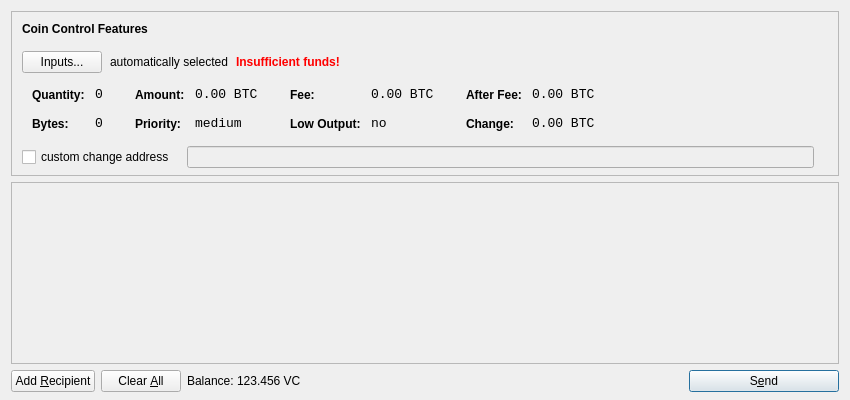
<?xml version="1.0" encoding="UTF-8"?>
<ui version="4.0">
 <class>SendCoinsDialog</class>
 <widget class="QDialog" name="SendCoinsDialog">
  <property name="geometry">
   <rect>
    <x>0</x>
    <y>0</y>
    <width>850</width>
    <height>400</height>
   </rect>
  </property>
  <property name="windowTitle">
   <string>Send Coins</string>
  </property>
  <layout class="QVBoxLayout" name="verticalLayout" stretch="0,1,0">
   <property name="bottomMargin">
    <number>8</number>
   </property>
   <item>
    <widget class="QFrame" name="frameCoinControl">
     <property name="sizePolicy">
      <sizepolicy hsizetype="Expanding" vsizetype="Expanding">
       <horstretch>0</horstretch>
       <verstretch>0</verstretch>
      </sizepolicy>
     </property>
     <property name="maximumSize">
      <size>
       <width>16777215</width>
       <height>16777215</height>
      </size>
     </property>
     <property name="frameShape">
      <enum>QFrame::StyledPanel</enum>
     </property>
     <property name="frameShadow">
      <enum>QFrame::Sunken</enum>
     </property>
     <layout class="QVBoxLayout" name="verticalLayoutCoinControl2">
      <property name="spacing">
       <number>-1</number>
      </property>
      <property name="leftMargin">
       <number>0</number>
      </property>
      <property name="topMargin">
       <number>0</number>
      </property>
      <property name="rightMargin">
       <number>0</number>
      </property>
      <property name="bottomMargin">
       <number>6</number>
      </property>
      <item>
       <layout class="QVBoxLayout" name="verticalLayoutCoinControl" stretch="0,0,0,0,1">
        <property name="spacing">
         <number>0</number>
        </property>
        <property name="leftMargin">
         <number>10</number>
        </property>
        <property name="topMargin">
         <number>10</number>
        </property>
        <item>
         <layout class="QHBoxLayout" name="horizontalLayoutCoinControl1">
          <property name="bottomMargin">
           <number>15</number>
          </property>
          <item>
           <widget class="QLabel" name="labelCoinControlFeatures">
            <property name="sizePolicy">
             <sizepolicy hsizetype="Preferred" vsizetype="Maximum">
              <horstretch>0</horstretch>
              <verstretch>0</verstretch>
             </sizepolicy>
            </property>
            <property name="font">
             <font>
              <weight>75</weight>
              <bold>true</bold>
             </font>
            </property>
            <property name="styleSheet">
             <string notr="true">font-weight:bold;</string>
            </property>
            <property name="text">
             <string>Coin Control Features</string>
            </property>
           </widget>
          </item>
         </layout>
        </item>
        <item>
         <layout class="QHBoxLayout" name="horizontalLayoutCoinControl2" stretch="0,0,0,0">
          <property name="spacing">
           <number>8</number>
          </property>
          <property name="bottomMargin">
           <number>10</number>
          </property>
          <item>
           <widget class="QPushButton" name="pushButtonCoinControl">
            <property name="styleSheet">
             <string notr="true"/>
            </property>
            <property name="text">
             <string>Inputs...</string>
            </property>
           </widget>
          </item>
          <item>
           <widget class="QLabel" name="labelCoinControlAutomaticallySelected">
            <property name="text">
             <string>automatically selected</string>
            </property>
            <property name="margin">
             <number>5</number>
            </property>
           </widget>
          </item>
          <item>
           <widget class="QLabel" name="labelCoinControlInsuffFunds">
            <property name="font">
             <font>
              <weight>75</weight>
              <bold>true</bold>
             </font>
            </property>
            <property name="styleSheet">
             <string notr="true">color:red;font-weight:bold;</string>
            </property>
            <property name="text">
             <string>Insufficient funds!</string>
            </property>
            <property name="margin">
             <number>5</number>
            </property>
           </widget>
          </item>
          <item>
           <spacer name="horizontalSpacerCoinControl">
            <property name="orientation">
             <enum>Qt::Horizontal</enum>
            </property>
            <property name="sizeHint" stdset="0">
             <size>
              <width>40</width>
              <height>1</height>
             </size>
            </property>
           </spacer>
          </item>
         </layout>
        </item>
        <item>
         <widget class="QWidget" name="widgetCoinControl" native="true">
          <property name="sizePolicy">
           <sizepolicy hsizetype="Preferred" vsizetype="Preferred">
            <horstretch>0</horstretch>
            <verstretch>0</verstretch>
           </sizepolicy>
          </property>
          <property name="minimumSize">
           <size>
            <width>0</width>
            <height>0</height>
           </size>
          </property>
          <property name="styleSheet">
           <string notr="true"/>
          </property>
          <layout class="QHBoxLayout" name="horizontalLayoutCoinControl5">
           <property name="margin">
            <number>0</number>
           </property>
           <item>
            <layout class="QHBoxLayout" name="horizontalLayoutCoinControl3" stretch="0,0,0,1">
             <property name="spacing">
              <number>20</number>
             </property>
             <property name="topMargin">
              <number>0</number>
             </property>
             <property name="bottomMargin">
              <number>10</number>
             </property>
             <item>
              <layout class="QFormLayout" name="formLayoutCoinControl1">
               <property name="horizontalSpacing">
                <number>10</number>
               </property>
               <property name="verticalSpacing">
                <number>14</number>
               </property>
               <property name="leftMargin">
                <number>10</number>
               </property>
               <property name="topMargin">
                <number>4</number>
               </property>
               <property name="rightMargin">
                <number>6</number>
               </property>
               <item row="0" column="0">
                <widget class="QLabel" name="labelCoinControlQuantityText">
                 <property name="styleSheet">
                  <string notr="true">font-weight:bold;</string>
                 </property>
                 <property name="text">
                  <string>Quantity:</string>
                 </property>
                 <property name="margin">
                  <number>0</number>
                 </property>
                </widget>
               </item>
               <item row="0" column="1">
                <widget class="QLabel" name="labelCoinControlQuantity">
                 <property name="font">
                  <font>
                   <family>Monospace</family>
                   <pointsize>10</pointsize>
                  </font>
                 </property>
                 <property name="cursor">
                  <cursorShape>IBeamCursor</cursorShape>
                 </property>
                 <property name="contextMenuPolicy">
                  <enum>Qt::ActionsContextMenu</enum>
                 </property>
                 <property name="text">
                  <string notr="true">0</string>
                 </property>
                 <property name="margin">
                  <number>0</number>
                 </property>
                 <property name="textInteractionFlags">
                  <set>Qt::LinksAccessibleByMouse|Qt::TextSelectableByKeyboard|Qt::TextSelectableByMouse</set>
                 </property>
                </widget>
               </item>
               <item row="1" column="0">
                <widget class="QLabel" name="labelCoinControlBytesText">
                 <property name="styleSheet">
                  <string notr="true">font-weight:bold;</string>
                 </property>
                 <property name="text">
                  <string>Bytes:</string>
                 </property>
                </widget>
               </item>
               <item row="1" column="1">
                <widget class="QLabel" name="labelCoinControlBytes">
                 <property name="font">
                  <font>
                   <family>Monospace</family>
                   <pointsize>10</pointsize>
                  </font>
                 </property>
                 <property name="cursor">
                  <cursorShape>IBeamCursor</cursorShape>
                 </property>
                 <property name="contextMenuPolicy">
                  <enum>Qt::ActionsContextMenu</enum>
                 </property>
                 <property name="text">
                  <string notr="true">0</string>
                 </property>
                 <property name="textInteractionFlags">
                  <set>Qt::LinksAccessibleByMouse|Qt::TextSelectableByKeyboard|Qt::TextSelectableByMouse</set>
                 </property>
                </widget>
               </item>
              </layout>
             </item>
             <item>
              <layout class="QFormLayout" name="formLayoutCoinControl2">
               <property name="horizontalSpacing">
                <number>10</number>
               </property>
               <property name="verticalSpacing">
                <number>14</number>
               </property>
               <property name="leftMargin">
                <number>6</number>
               </property>
               <property name="topMargin">
                <number>4</number>
               </property>
               <property name="rightMargin">
                <number>6</number>
               </property>
               <item row="0" column="0">
                <widget class="QLabel" name="labelCoinControlAmountText">
                 <property name="styleSheet">
                  <string notr="true">font-weight:bold;</string>
                 </property>
                 <property name="text">
                  <string>Amount:</string>
                 </property>
                 <property name="margin">
                  <number>0</number>
                 </property>
                </widget>
               </item>
               <item row="0" column="1">
                <widget class="QLabel" name="labelCoinControlAmount">
                 <property name="font">
                  <font>
                   <family>Monospace</family>
                   <pointsize>10</pointsize>
                  </font>
                 </property>
                 <property name="cursor">
                  <cursorShape>IBeamCursor</cursorShape>
                 </property>
                 <property name="contextMenuPolicy">
                  <enum>Qt::ActionsContextMenu</enum>
                 </property>
                 <property name="text">
                  <string notr="true">0.00 BTC</string>
                 </property>
                 <property name="textInteractionFlags">
                  <set>Qt::LinksAccessibleByMouse|Qt::TextSelectableByKeyboard|Qt::TextSelectableByMouse</set>
                 </property>
                </widget>
               </item>
               <item row="1" column="0">
                <widget class="QLabel" name="labelCoinControlPriorityText">
                 <property name="styleSheet">
                  <string notr="true">font-weight:bold;</string>
                 </property>
                 <property name="text">
                  <string>Priority:</string>
                 </property>
                </widget>
               </item>
               <item row="1" column="1">
                <widget class="QLabel" name="labelCoinControlPriority">
                 <property name="font">
                  <font>
                   <family>Monospace</family>
                   <pointsize>10</pointsize>
                  </font>
                 </property>
                 <property name="cursor">
                  <cursorShape>IBeamCursor</cursorShape>
                 </property>
                 <property name="contextMenuPolicy">
                  <enum>Qt::ActionsContextMenu</enum>
                 </property>
                 <property name="text">
                  <string>medium</string>
                 </property>
                 <property name="textInteractionFlags">
                  <set>Qt::LinksAccessibleByMouse|Qt::TextSelectableByKeyboard|Qt::TextSelectableByMouse</set>
                 </property>
                </widget>
               </item>
              </layout>
             </item>
             <item>
              <layout class="QFormLayout" name="formLayoutCoinControl3">
               <property name="horizontalSpacing">
                <number>10</number>
               </property>
               <property name="verticalSpacing">
                <number>14</number>
               </property>
               <property name="leftMargin">
                <number>6</number>
               </property>
               <property name="topMargin">
                <number>4</number>
               </property>
               <property name="rightMargin">
                <number>6</number>
               </property>
               <item row="0" column="0">
                <widget class="QLabel" name="labelCoinControlFeeText">
                 <property name="styleSheet">
                  <string notr="true">font-weight:bold;</string>
                 </property>
                 <property name="text">
                  <string>Fee:</string>
                 </property>
                 <property name="margin">
                  <number>0</number>
                 </property>
                </widget>
               </item>
               <item row="0" column="1">
                <widget class="QLabel" name="labelCoinControlFee">
                 <property name="font">
                  <font>
                   <family>Monospace</family>
                   <pointsize>10</pointsize>
                  </font>
                 </property>
                 <property name="cursor">
                  <cursorShape>IBeamCursor</cursorShape>
                 </property>
                 <property name="contextMenuPolicy">
                  <enum>Qt::ActionsContextMenu</enum>
                 </property>
                 <property name="text">
                  <string notr="true">0.00 BTC</string>
                 </property>
                 <property name="textInteractionFlags">
                  <set>Qt::LinksAccessibleByMouse|Qt::TextSelectableByKeyboard|Qt::TextSelectableByMouse</set>
                 </property>
                </widget>
               </item>
               <item row="1" column="0">
                <widget class="QLabel" name="labelCoinControlLowOutputText">
                 <property name="styleSheet">
                  <string notr="true">font-weight:bold;</string>
                 </property>
                 <property name="text">
                  <string>Low Output:</string>
                 </property>
                </widget>
               </item>
               <item row="1" column="1">
                <widget class="QLabel" name="labelCoinControlLowOutput">
                 <property name="font">
                  <font>
                   <family>Monospace</family>
                   <pointsize>10</pointsize>
                  </font>
                 </property>
                 <property name="cursor">
                  <cursorShape>IBeamCursor</cursorShape>
                 </property>
                 <property name="contextMenuPolicy">
                  <enum>Qt::ActionsContextMenu</enum>
                 </property>
                 <property name="text">
                  <string>no</string>
                 </property>
                 <property name="textInteractionFlags">
                  <set>Qt::LinksAccessibleByMouse|Qt::TextSelectableByKeyboard|Qt::TextSelectableByMouse</set>
                 </property>
                </widget>
               </item>
              </layout>
             </item>
             <item>
              <layout class="QFormLayout" name="formLayoutCoinControl4">
               <property name="horizontalSpacing">
                <number>10</number>
               </property>
               <property name="verticalSpacing">
                <number>14</number>
               </property>
               <property name="leftMargin">
                <number>6</number>
               </property>
               <property name="topMargin">
                <number>4</number>
               </property>
               <property name="rightMargin">
                <number>6</number>
               </property>
               <item row="0" column="0">
                <widget class="QLabel" name="labelCoinControlAfterFeeText">
                 <property name="styleSheet">
                  <string notr="true">font-weight:bold;</string>
                 </property>
                 <property name="text">
                  <string>After Fee:</string>
                 </property>
                 <property name="margin">
                  <number>0</number>
                 </property>
                </widget>
               </item>
               <item row="0" column="1">
                <widget class="QLabel" name="labelCoinControlAfterFee">
                 <property name="font">
                  <font>
                   <family>Monospace</family>
                   <pointsize>10</pointsize>
                  </font>
                 </property>
                 <property name="cursor">
                  <cursorShape>IBeamCursor</cursorShape>
                 </property>
                 <property name="contextMenuPolicy">
                  <enum>Qt::ActionsContextMenu</enum>
                 </property>
                 <property name="text">
                  <string notr="true">0.00 BTC</string>
                 </property>
                 <property name="textInteractionFlags">
                  <set>Qt::LinksAccessibleByMouse|Qt::TextSelectableByKeyboard|Qt::TextSelectableByMouse</set>
                 </property>
                </widget>
               </item>
               <item row="1" column="0">
                <widget class="QLabel" name="labelCoinControlChangeText">
                 <property name="styleSheet">
                  <string notr="true">font-weight:bold;</string>
                 </property>
                 <property name="text">
                  <string>Change:</string>
                 </property>
                </widget>
               </item>
               <item row="1" column="1">
                <widget class="QLabel" name="labelCoinControlChange">
                 <property name="font">
                  <font>
                   <family>Monospace</family>
                   <pointsize>10</pointsize>
                  </font>
                 </property>
                 <property name="cursor">
                  <cursorShape>IBeamCursor</cursorShape>
                 </property>
                 <property name="contextMenuPolicy">
                  <enum>Qt::ActionsContextMenu</enum>
                 </property>
                 <property name="text">
                  <string notr="true">0.00 BTC</string>
                 </property>
                 <property name="textInteractionFlags">
                  <set>Qt::LinksAccessibleByMouse|Qt::TextSelectableByKeyboard|Qt::TextSelectableByMouse</set>
                 </property>
                </widget>
               </item>
              </layout>
             </item>
            </layout>
           </item>
          </layout>
         </widget>
        </item>
        <item>
         <layout class="QHBoxLayout" name="horizontalLayoutCoinControl4" stretch="0,0,0">
          <property name="spacing">
           <number>12</number>
          </property>
          <property name="sizeConstraint">
           <enum>QLayout::SetDefaultConstraint</enum>
          </property>
          <property name="topMargin">
           <number>5</number>
          </property>
          <property name="rightMargin">
           <number>5</number>
          </property>
          <item>
           <widget class="QCheckBox" name="checkBoxCoinControlChange">
            <property name="text">
             <string>custom change address</string>
            </property>
           </widget>
          </item>
          <item>
           <widget class="QLineEdit" name="lineEditCoinControlChange">
            <property name="enabled">
             <bool>false</bool>
            </property>
            <property name="sizePolicy">
             <sizepolicy hsizetype="Expanding" vsizetype="Fixed">
              <horstretch>0</horstretch>
              <verstretch>0</verstretch>
             </sizepolicy>
            </property>
           </widget>
          </item>
          <item>
           <widget class="QLabel" name="labelCoinControlChangeLabel">
            <property name="sizePolicy">
             <sizepolicy hsizetype="Preferred" vsizetype="Expanding">
              <horstretch>0</horstretch>
              <verstretch>0</verstretch>
             </sizepolicy>
            </property>
            <property name="minimumSize">
             <size>
              <width>0</width>
              <height>0</height>
             </size>
            </property>
            <property name="text">
             <string/>
            </property>
            <property name="margin">
             <number>3</number>
            </property>
           </widget>
          </item>
         </layout>
        </item>
        <item>
         <spacer name="verticalSpacerCoinControl">
          <property name="orientation">
           <enum>Qt::Vertical</enum>
          </property>
          <property name="sizeHint" stdset="0">
           <size>
            <width>800</width>
            <height>1</height>
           </size>
          </property>
         </spacer>
        </item>
       </layout>
      </item>
     </layout>
    </widget>
   </item>
   <item>
    <widget class="QScrollArea" name="scrollArea">
     <property name="widgetResizable">
      <bool>true</bool>
     </property>
     <widget class="QWidget" name="scrollAreaWidgetContents">
      <property name="geometry">
       <rect>
        <x>0</x>
        <y>0</y>
        <width>830</width>
        <height>165</height>
       </rect>
      </property>
      <layout class="QVBoxLayout" name="verticalLayout_2">
       <property name="margin">
        <number>0</number>
       </property>
       <item>
        <layout class="QVBoxLayout" name="entries">
         <property name="spacing">
          <number>6</number>
         </property>
        </layout>
       </item>
       <item>
        <spacer name="verticalSpacer">
         <property name="orientation">
          <enum>Qt::Vertical</enum>
         </property>
         <property name="sizeHint" stdset="0">
          <size>
           <width>20</width>
           <height>40</height>
          </size>
         </property>
        </spacer>
       </item>
      </layout>
     </widget>
    </widget>
   </item>
   <item>
    <layout class="QHBoxLayout" name="horizontalLayout">
     <item>
      <widget class="QPushButton" name="addButton">
       <property name="toolTip">
        <string>Send to multiple recipients at once</string>
       </property>
       <property name="text">
        <string>Add &amp;Recipient</string>
       </property>
       <property name="icon">
        <iconset resource="../bitcoin.qrc">
         <normaloff>:/icons/add</normaloff>:/icons/add</iconset>
       </property>
       <property name="autoDefault">
        <bool>false</bool>
       </property>
      </widget>
     </item>
     <item>
      <widget class="QPushButton" name="clearButton">
       <property name="sizePolicy">
        <sizepolicy hsizetype="Minimum" vsizetype="Fixed">
         <horstretch>0</horstretch>
         <verstretch>0</verstretch>
        </sizepolicy>
       </property>
       <property name="toolTip">
        <string>Remove all transaction fields</string>
       </property>
       <property name="text">
        <string>Clear &amp;All</string>
       </property>
       <property name="icon">
        <iconset resource="../bitcoin.qrc">
         <normaloff>:/icons/remove</normaloff>:/icons/remove</iconset>
       </property>
       <property name="autoRepeatDelay">
        <number>300</number>
       </property>
       <property name="autoDefault">
        <bool>false</bool>
       </property>
      </widget>
     </item>
     <item>
      <layout class="QHBoxLayout" name="horizontalLayout_2">
       <property name="spacing">
        <number>3</number>
       </property>
       <item>
        <widget class="QLabel" name="label">
         <property name="text">
          <string>Balance:</string>
         </property>
        </widget>
       </item>
       <item>
        <widget class="QLabel" name="labelBalance">
         <property name="cursor">
          <cursorShape>IBeamCursor</cursorShape>
         </property>
         <property name="text">
          <string>123.456 VC</string>
         </property>
         <property name="textInteractionFlags">
          <set>Qt::LinksAccessibleByMouse|Qt::TextSelectableByKeyboard|Qt::TextSelectableByMouse</set>
         </property>
        </widget>
       </item>
      </layout>
     </item>
     <item>
      <spacer name="horizontalSpacer">
       <property name="orientation">
        <enum>Qt::Horizontal</enum>
       </property>
       <property name="sizeHint" stdset="0">
        <size>
         <width>40</width>
         <height>20</height>
        </size>
       </property>
      </spacer>
     </item>
     <item>
      <widget class="QPushButton" name="sendButton">
       <property name="minimumSize">
        <size>
         <width>150</width>
         <height>0</height>
        </size>
       </property>
       <property name="toolTip">
        <string>Confirm the send action</string>
       </property>
       <property name="text">
        <string>S&amp;end</string>
       </property>
       <property name="icon">
        <iconset resource="../bitcoin.qrc">
         <normaloff>:/icons/send</normaloff>:/icons/send</iconset>
       </property>
       <property name="default">
        <bool>true</bool>
       </property>
      </widget>
     </item>
    </layout>
   </item>
  </layout>
 </widget>
 <resources>
  <include location="../bitcoin.qrc"/>
 </resources>
 <connections/>
</ui>
